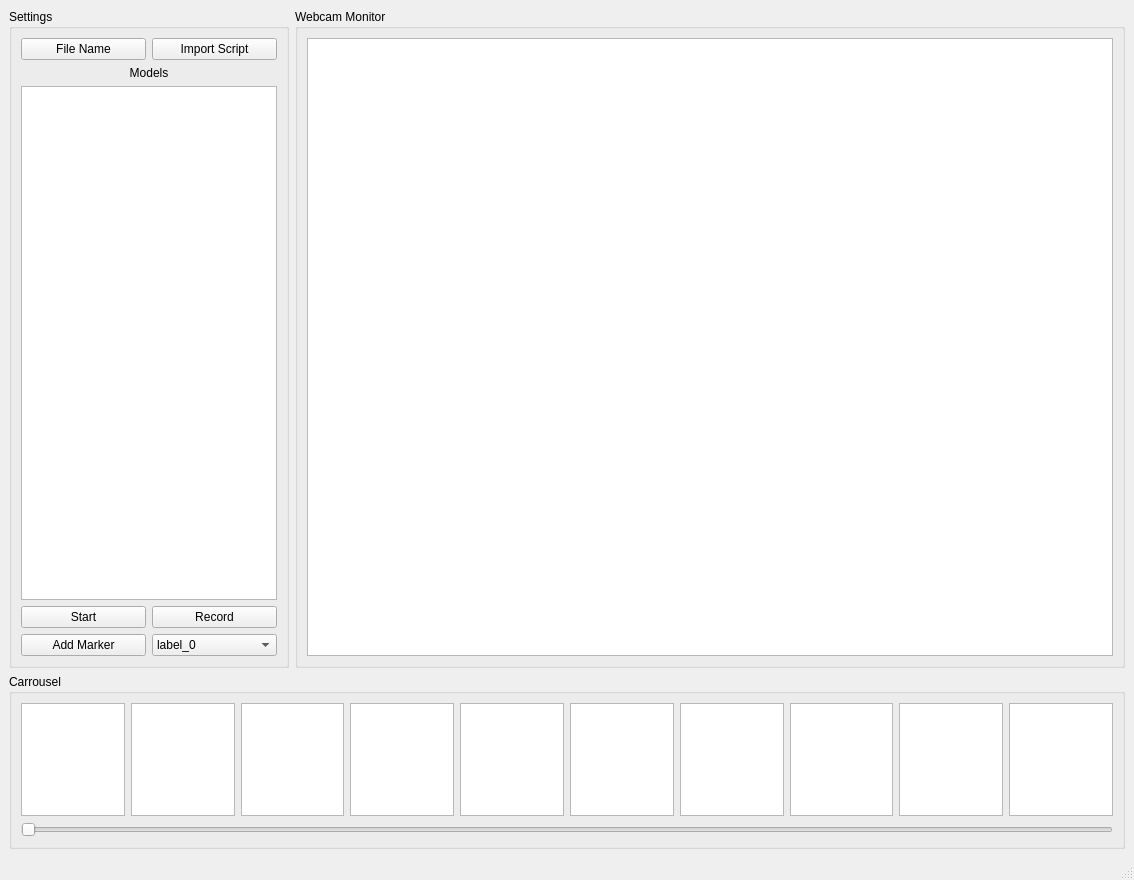
<?xml version="1.0" encoding="UTF-8"?>
<ui version="4.0">
 <class>MainWindow</class>
 <widget class="QMainWindow" name="MainWindow">
  <property name="geometry">
   <rect>
    <x>0</x>
    <y>0</y>
    <width>1134</width>
    <height>880</height>
   </rect>
  </property>
  <property name="windowTitle">
   <string>MainWindow</string>
  </property>
  <widget class="QWidget" name="centralwidget">
   <layout class="QGridLayout" name="gridLayout_4">
    <item row="0" column="0">
     <widget class="QGroupBox" name="groupBox">
      <property name="title">
       <string>Settings</string>
      </property>
      <layout class="QGridLayout" name="gridLayout_2">
       <item row="0" column="0">
        <layout class="QGridLayout" name="gridLayout">
         <item row="2" column="0" colspan="2">
          <widget class="QListWidget" name="models_listWidget"/>
         </item>
         <item row="4" column="0">
          <widget class="QPushButton" name="AddMarker_btn">
           <property name="text">
            <string>Add Marker</string>
           </property>
          </widget>
         </item>
         <item row="0" column="0">
          <widget class="QPushButton" name="Filename_btn">
           <property name="text">
            <string>File Name</string>
           </property>
          </widget>
         </item>
         <item row="4" column="1">
          <widget class="QComboBox" name="Markers_ComboBox">
           <item>
            <property name="text">
             <string>label_0</string>
            </property>
           </item>
           <item>
            <property name="text">
             <string>label_1</string>
            </property>
           </item>
           <item>
            <property name="text">
             <string>label_2</string>
            </property>
           </item>
           <item>
            <property name="text">
             <string>label_3</string>
            </property>
           </item>
           <item>
            <property name="text">
             <string>label_4</string>
            </property>
           </item>
           <item>
            <property name="text">
             <string>label_5</string>
            </property>
           </item>
           <item>
            <property name="text">
             <string>label_6</string>
            </property>
           </item>
           <item>
            <property name="text">
             <string>label_7</string>
            </property>
           </item>
           <item>
            <property name="text">
             <string>label_8</string>
            </property>
           </item>
           <item>
            <property name="text">
             <string>label_9</string>
            </property>
           </item>
          </widget>
         </item>
         <item row="0" column="1">
          <widget class="QPushButton" name="Import_btn">
           <property name="text">
            <string>Import Script</string>
           </property>
          </widget>
         </item>
         <item row="1" column="0" colspan="2">
          <widget class="QLabel" name="label_4">
           <property name="text">
            <string>Models</string>
           </property>
           <property name="alignment">
            <set>Qt::AlignCenter</set>
           </property>
          </widget>
         </item>
         <item row="3" column="1">
          <widget class="QPushButton" name="Record_btn">
           <property name="text">
            <string>Record</string>
           </property>
          </widget>
         </item>
         <item row="3" column="0">
          <widget class="QPushButton" name="Start_btn">
           <property name="text">
            <string>Start</string>
           </property>
          </widget>
         </item>
        </layout>
       </item>
      </layout>
     </widget>
    </item>
    <item row="0" column="1">
     <widget class="QGroupBox" name="groupBox_2">
      <property name="title">
       <string>Webcam Monitor</string>
      </property>
      <layout class="QVBoxLayout" name="verticalLayout">
       <item>
        <widget class="Monitor_VIDEO_plotter" name="viewer"/>
       </item>
      </layout>
     </widget>
    </item>
    <item row="1" column="0" colspan="2">
     <widget class="QGroupBox" name="groupBox_3">
      <property name="maximumSize">
       <size>
        <width>16777215</width>
        <height>175</height>
       </size>
      </property>
      <property name="title">
       <string>Carrousel</string>
      </property>
      <layout class="QHBoxLayout" name="horizontalLayout">
       <item>
        <layout class="QGridLayout" name="gridLayout_3">
         <item row="1" column="2">
          <widget class="Monitor_CARROUSEL_plotter" name="frame_8"/>
         </item>
         <item row="1" column="5">
          <widget class="Monitor_CARROUSEL_plotter" name="frame_5"/>
         </item>
         <item row="1" column="6">
          <widget class="Monitor_CARROUSEL_plotter" name="frame_4"/>
         </item>
         <item row="1" column="3">
          <widget class="Monitor_CARROUSEL_plotter" name="frame_7"/>
         </item>
         <item row="1" column="4">
          <widget class="Monitor_CARROUSEL_plotter" name="frame_6"/>
         </item>
         <item row="1" column="7">
          <widget class="Monitor_CARROUSEL_plotter" name="frame_3"/>
         </item>
         <item row="1" column="9">
          <widget class="Monitor_CARROUSEL_plotter" name="frame_1"/>
         </item>
         <item row="1" column="0">
          <widget class="QGraphicsView" name="graphicsView_2"/>
         </item>
         <item row="1" column="0">
          <widget class="Monitor_CARROUSEL_plotter" name="frame_10"/>
         </item>
         <item row="1" column="1">
          <widget class="Monitor_CARROUSEL_plotter" name="frame_9"/>
         </item>
         <item row="1" column="8">
          <widget class="Monitor_CARROUSEL_plotter" name="frame_2"/>
         </item>
         <item row="2" column="0" colspan="10">
          <widget class="QSlider" name="carrousel_horizontalSlider">
           <property name="orientation">
            <enum>Qt::Horizontal</enum>
           </property>
          </widget>
         </item>
        </layout>
       </item>
      </layout>
     </widget>
    </item>
   </layout>
  </widget>
  <widget class="QMenuBar" name="menubar">
   <property name="geometry">
    <rect>
     <x>0</x>
     <y>0</y>
     <width>1134</width>
     <height>30</height>
    </rect>
   </property>
  </widget>
  <widget class="QStatusBar" name="statusbar"/>
 </widget>
 <customwidgets>
  <customwidget>
   <class>Monitor_VIDEO_plotter</class>
   <extends>QGraphicsView</extends>
   <header>QTDesigner.Monitor_VIDEO_plotter.h</header>
  </customwidget>
  <customwidget>
   <class>Monitor_CARROUSEL_plotter</class>
   <extends>QGraphicsView</extends>
   <header>QTDesigner.Monitor_CARROUSEL_plotter.h</header>
  </customwidget>
 </customwidgets>
 <resources/>
 <connections/>
</ui>
